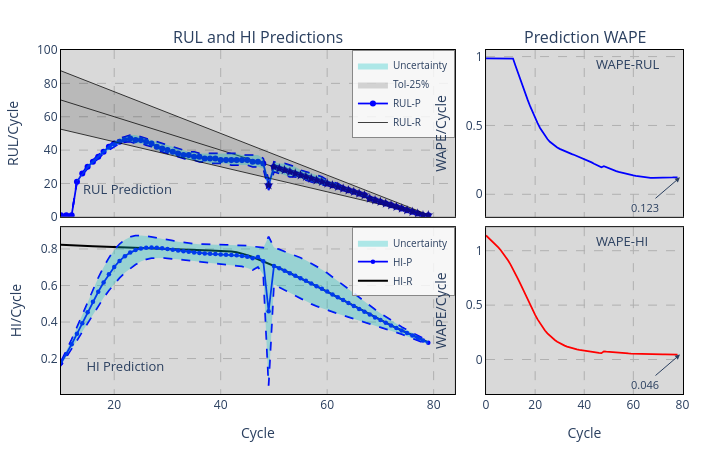

Notebook source saved alongside this figure:
### Code cell
params = df.iloc[9,1:].values
m,nI,nR,nO,mO,N1,N2,N3,τ,mode,act = params
X, Y, Z = PrepareData(RS, HI, nI, nO, mO, 1, mode)
ref, J = RefEoL(sig, EOL, nI, mO, mode)
if len(X) < J: print(f'Aviso: nO={nO} > {nOMax(sig, EOL)}: o fluxo termina antes do EoL (última RUL real = {J-len(X)+1}).')
nI = len(Y[0])
if isinstance(nR, str): nR = ast.literal_eval(nR)


# RUL intervalar (RULInterv2): protocolo 3 na janela de entrada + análise intervalar da rede (pesos numéricos)
RHO = 0.76                  # rho inicial: múltiplo do erro estimado do HI (eP) somado/subtraído aos valores previstos
# rho dinâmico (sugestão 3): subida de gradiente online em V = média(cov*sp) do HI
RHO_DYN = True              # False: rho estático (= RHO)
RHO_ETA, RHO_T, RHO_BETA = 0.51, 0.51, 0.59   # passo, temperatura da cobertura suavizada (escore |e|/e_est), momento
RHO_MIN, RHO_MAX = 1e-2, 10
INTR_STATE = 'reset'        # estado recorrente intervalar: 'reset' (só a incerteza da janela do passo) ou 'carry' (propagado)

teda=AutoCloud(m=m,nI=nI,nR=nR,nO=nO+mO,ηS=[N1,N2,N3],mode=mode,act=act,
               tau=τ,eol=EOL,ref=ref,wtaG=WTAG,wtaP=WTAP,feedback=FEEDBACK,mO=mO,
               rho=RHO,lam=LAM,intr_state=INTR_STATE,
               rho_dyn=RHO_DYN,rho_eta=RHO_ETA,rho_T=RHO_T,rho_beta=RHO_BETA,rho_min=RHO_MIN,rho_max=RHO_MAX,
               ff_rls=0.91,dt_rls=27
               )

for j,_ in enumerate(X[:J]):

    teda.run(X[j])
    teda.RUL_Prediction(Y[j],mode='interval',lim=len(sig)-nI+1,show=False)
    teda.WAPE_HI2(Y[j],Z[j])
    teda.Adapt(Y[j],Z[j])
    teda.UpdateRLS(mode='HI')

print(f"HI (HI_Granularity): cov={teda.cov:.3f} | sp={teda.sp:.3f} | V=média(cov*sp)={teda.V:.4f}")
PlotDSI_3D_PLY(teda,xi=10, yf=100, HideCol=[1,2])
